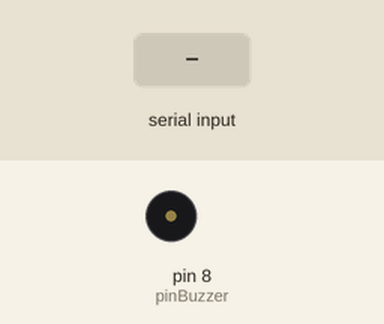
This sketch was run on a simulated Arduino Uno, built with avr-gcc and run on an emulated ATmega328P. Shown: buzzer (waves = sounding). The test bench sets the inputs (shaded band).

Above: at 1.2 s.
1.3 s: "1" received over the second serial link
Timing chart, 0 to 4.3 s (numbered marks = the images above; inputs shaded):
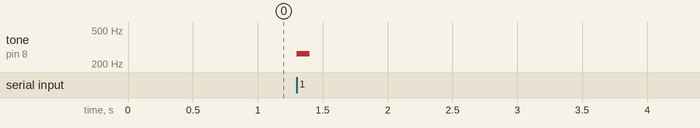

The sketch:

ExamenArduno.ino
```cpp
#include <SoftwareSerial.h> // libreria que permite establecer pines digitales
int pinBuzzer = 8; //bocina
SoftwareSerial miBT(4, 5);  // pin 10 como RX, pin 11 como TX

char DATO = 0;      // variable para almacenar caracter recibido
int bocina = 8;

void setup(){
  Serial.begin(115200);
  miBT.begin(38400);    // comunicacion serie entre Arduino y el modulo a 38400 bps
  pinMode(bocina, OUTPUT); // pin 2 como salida
}

void loop(){
  if (miBT.available()){      // si hay informacion disponible desde modulo
  DATO = miBT.read();   // almacena en DATO el caracter recibido desde modulo

  if( DATO == '1' )   // si el caracter recibido es el numero 1
   tone (pinBuzzer, 262, 100);  // Toca la nota "DO"

  if( DATO == '2' )   // si el caracter recibido es el numero 2
   tone (pinBuzzer, 294, 100);   // Toca la nota "RE"

  if( DATO == '3' )   // si el caracter recibido es el numero 3
   tone (pinBuzzer, 330, 100);  // Toca la nota "MI"

  if( DATO == '4' )   // si el caracter recibido es el numero 4
    tone (pinBuzzer, 349, 100);   // Toca la nota "FA"

  if( DATO == '5' )   // si el caracter recibido es el numero 5
   tone (pinBuzzer, 392, 100);  // Toca la nota "SOL"

  if( DATO == '6' )   // si el caracter recibido es el numero 6
    tone (pinBuzzer, 440, 100);   // Toca la nota "LA"

  if( DATO == '7' )   // si el caracter recibido es el numero 7
    tone (pinBuzzer, 494, 100);   // Toca la nota "SI"

  if( DATO == '8' )   // si el caracter recibido es el numero 8
    tone (pinBuzzer, 277, 100);  // Toca la nota "DO#"

  if( DATO == '9' )   // si el caracter recibido es el numero 9
    tone (pinBuzzer, 311, 100);   // Toca la nota "RE#"

  if( DATO == '10' )   // si el caracter recibido es el numero 10
    tone (pinBuzzer, 370, 100);   // Toca la nota "FA#"

  if( DATO == '11' )   // si el caracter recibido es el numero 11
    tone (pinBuzzer, 415, 100);   // Toca la nota "SOL#"

  if( DATO == '12' )   // si el caracter recibido es el numero 12
    tone (pinBuzzer, 466, 100);   // Toca la nota "LA#"


 }
}
```

Measured:
- after the input at 1.3 s, tone on pin 8 (pinBuzzer): silent → 262 Hz at once, → silent 0.10 s later
